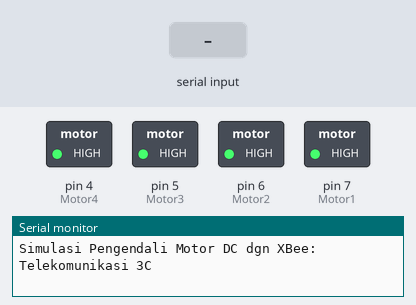
Bench run of a sketch on a simulated Arduino Uno, built with avr-gcc and run on an emulated ATmega328P. On the bench: switched loads named in the sketch (green lamp = pin HIGH), the last lines printed to the serial monitor. Inputs (shaded band) come from the test bench.

Above: at 1.2 s.
1.3 s: "1" received over Serial
At 2.0 s:
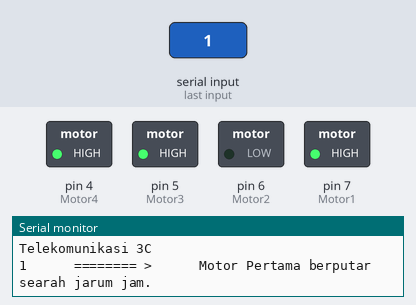
2.8 s: "2" received over Serial
At 3.4 s:
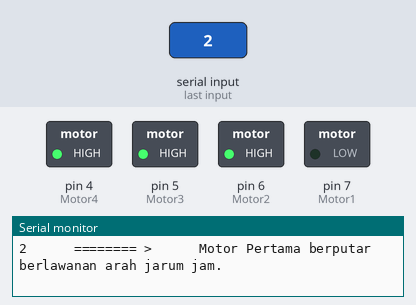
4.3 s: "3" received over Serial
At 5.4 s:
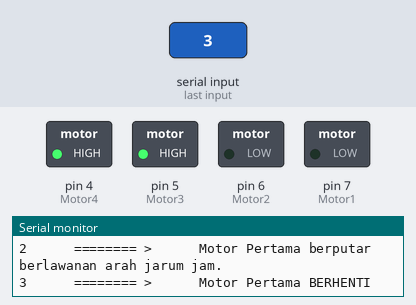
5.8 s: "4" received over Serial
At 6.5 s:
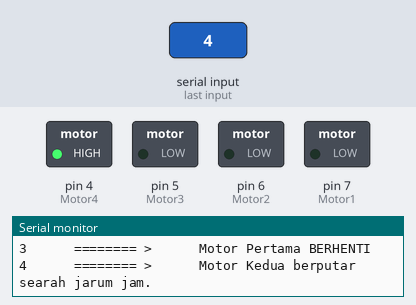
7.3 s: "5" received over Serial
At 8.0 s:
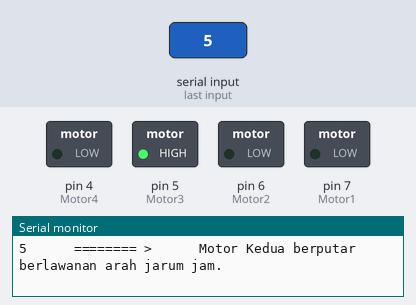
8.8 s: "6" received over Serial
At 10.0 s:
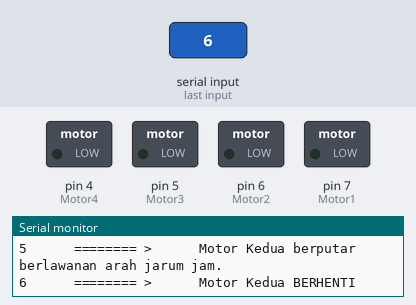
Timing chart, 0 to 11.3 s (numbered marks = the images above; inputs shaded):
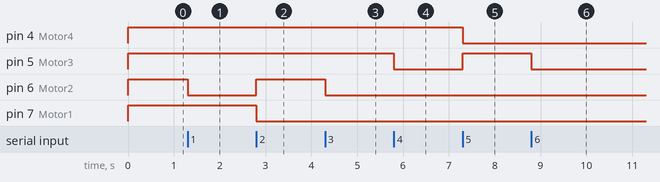

Measured:
- after the input at 1.3 s, pin 6 (Motor2): HIGH → LOW at once
- after the input at 2.8 s, pin 6 (Motor2): LOW → HIGH at once; pin 7 (Motor1): HIGH → LOW at once
- after the input at 4.3 s, pin 6 (Motor2): HIGH → LOW at once
- after the input at 5.8 s, pin 5 (Motor3): HIGH → LOW at once
- after the input at 7.3 s, pin 4 (Motor4): HIGH → LOW at once; pin 5 (Motor3): LOW → HIGH at once
- after the input at 8.8 s, pin 5 (Motor3): HIGH → LOW at once

The sketch:

receiver.ino
```cpp
int Motor1 = 7;
int Motor2 = 6;
int Motor3 = 5;
int Motor4 = 4;
int DataCheck = 0;
void setup()
{
  Serial.begin(9600);
  pinMode(Motor1, OUTPUT);
  pinMode(Motor2, OUTPUT);
  pinMode(Motor3, OUTPUT);
  pinMode(Motor4, OUTPUT);

  digitalWrite(Motor1, HIGH);
  digitalWrite(Motor2, HIGH);
  digitalWrite(Motor3, HIGH);
  digitalWrite(Motor4, HIGH);
  Serial.print("Simulasi Pengendali Motor DC dgn XBee:");
  Serial.println();
  Serial.println("Telekomunikasi 3C");
  Serial.println();
  Serial.println();
  Serial.println();

}
void loop()
{
  if(Serial.available())
  {
    char data = Serial.read();
    Serial.print(data);
    Serial.print("      ======== >      ");

    if(data == '1'){DataCheck = 1; digitalWrite(Motor2, LOW);digitalWrite(Motor1, HIGH); Serial.println("Motor Pertama berputar searah jarum jam.");}
    if(data == '2'){DataCheck = 1; digitalWrite(Motor1, LOW);digitalWrite(Motor2, HIGH); Serial.println("Motor Pertama berputar berlawanan arah jarum jam.");}
    if(data == '3'){DataCheck = 1; digitalWrite(Motor1, LOW);digitalWrite(Motor2,  LOW); Serial.println("Motor Pertama BERHENTI");}
    if(data == '4'){DataCheck = 1; digitalWrite(Motor3, LOW);digitalWrite(Motor4, HIGH); Serial.println("Motor Kedua berputar searah jarum jam.");}
    if(data == '5'){DataCheck = 1; digitalWrite(Motor4, LOW);digitalWrite(Motor3, HIGH); Serial.println("Motor Kedua berputar berlawanan arah jarum jam.");}
    if(data == '6'){DataCheck = 1; digitalWrite(Motor3, LOW);digitalWrite(Motor4,  LOW); Serial.println("Motor Kedua BERHENTI");}
    if(DataCheck == 0){Serial.println("Perintah Salah. Silakan ulangi !!! ");}
    Serial.println();
    DataCheck = 0;
  }
}
```
